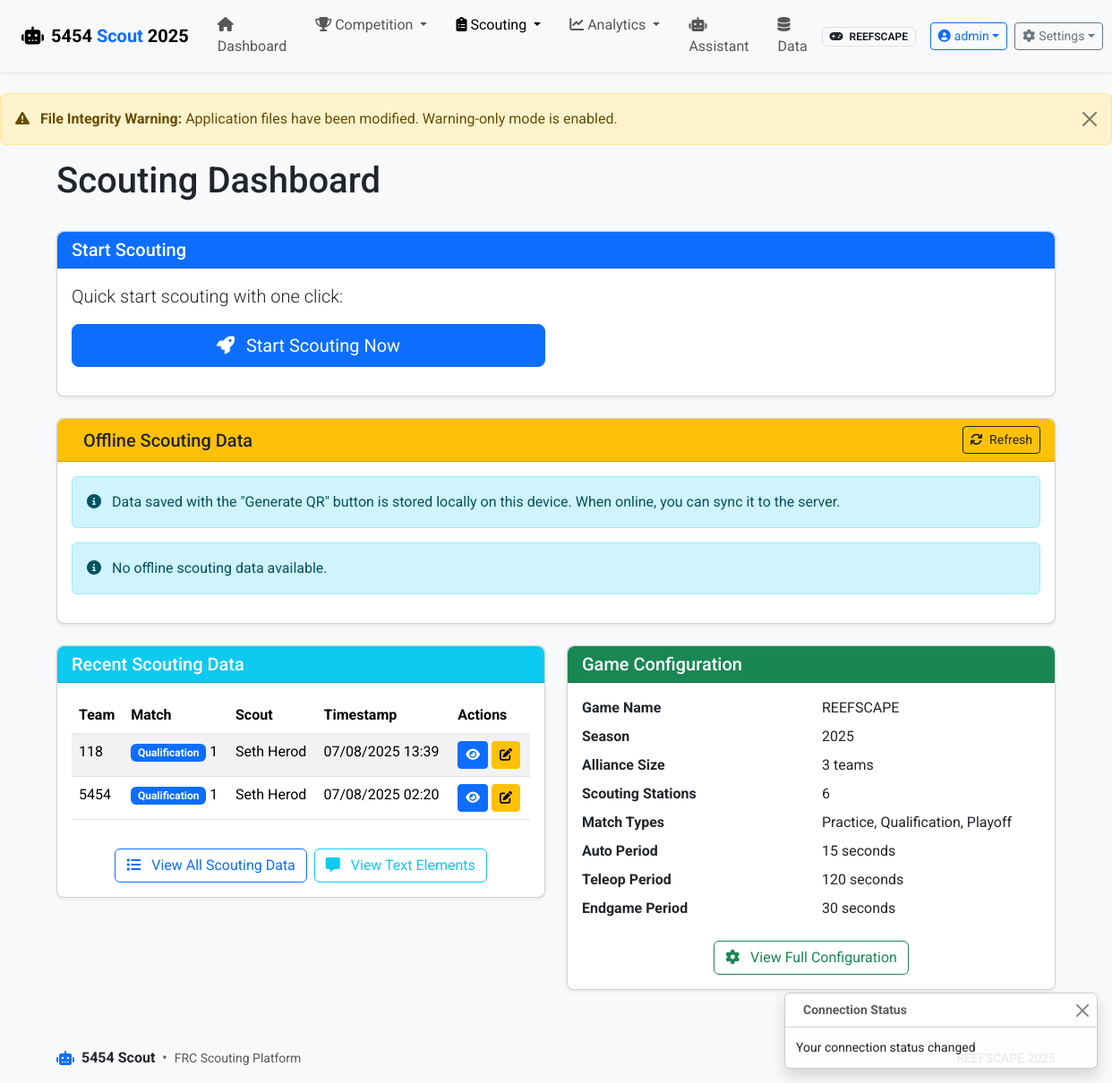
/scouting/ (signed in), run on an earlier commit of the app's database.
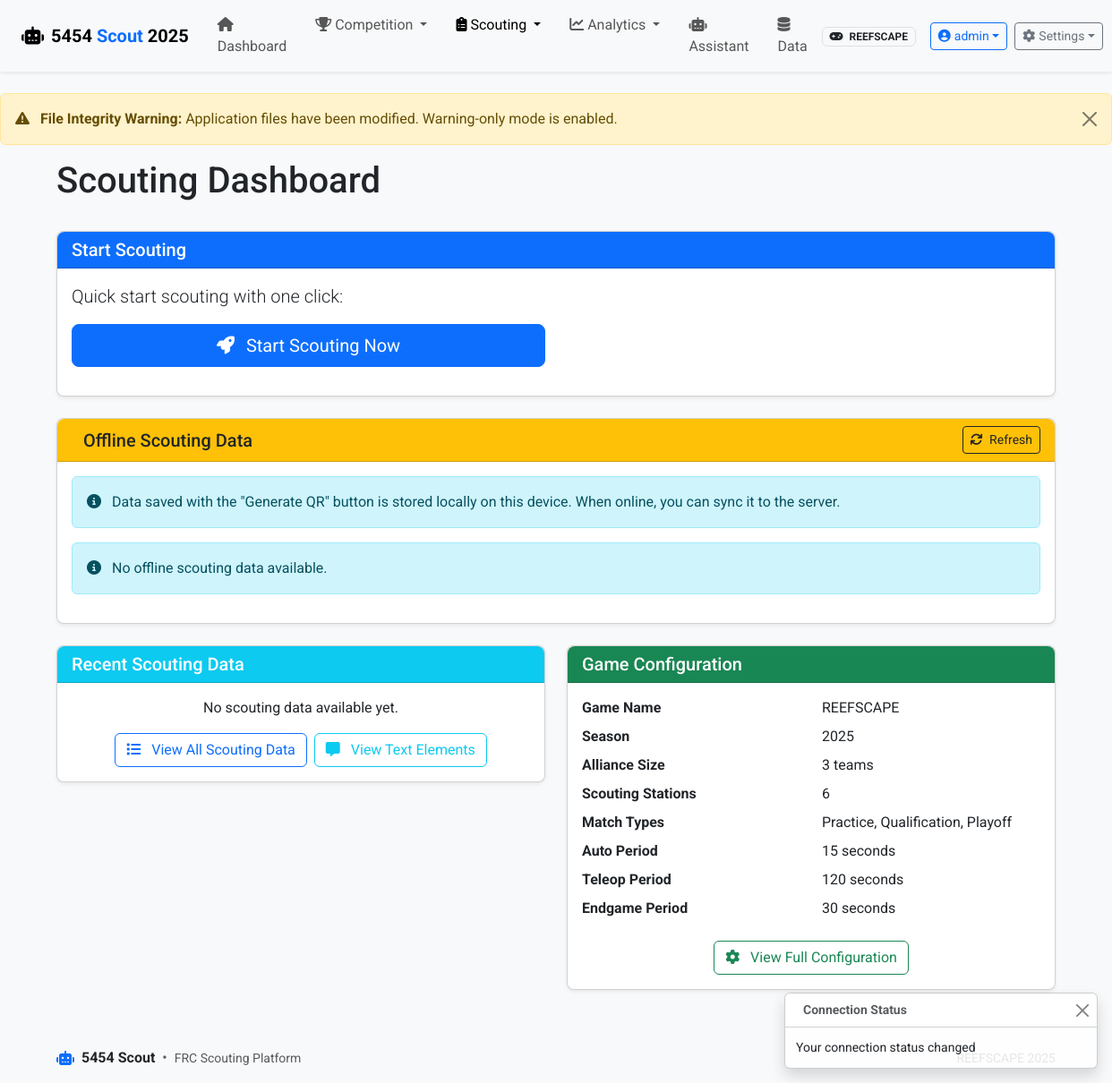
And on a later commit of the database.
### app/models.py (models this page shows, shortened)
class ScoutingData(db.Model):
    id = db.Column(db.Integer, primary_key=True)
    match_id = db.Column(db.Integer, db.ForeignKey('match.id'), nullable=False)
    team_id = db.Column(db.Integer, db.ForeignKey('team.id'), nullable=False)
    scout_name = db.Column(db.String(50))
    scouting_station = db.Column(db.Integer)
    timestamp = db.Column(db.DateTime, default=datetime.utcnow)
    alliance = db.Column(db.String(10))  # 'red' or 'blue'
    data_json = db.Column(db.Text, nullable=False)  # JSON data based on game config
    @property
    def data(self):
        """Get data as a Python dictionary"""
        return json.loads(self.data_json)
    @data.setter
    def data(self, value):
        """Store data as JSON string"""
        self.data_json = json.dumps(value)

class Team(db.Model):
    id = db.Column(db.Integer, primary_key=True)
    team_number = db.Column(db.Integer, unique=True, nullable=False)
    team_name = db.Column(db.String(100))
    location = db.Column(db.String(100))
    scouting_data = db.relationship('ScoutingData', backref='team', lazy=True)
    events = db.relationship('Event', secondary=team_event, lazy='subquery',
                           backref=db.backref('teams', lazy=True))

class Match(db.Model):
    id = db.Column(db.Integer, primary_key=True)
    match_number = db.Column(db.Integer, nullable=False)
    match_type = db.Column(db.String(20), nullable=False)
    event_id = db.Column(db.Integer, db.ForeignKey('event.id'), nullable=False)
    red_alliance = db.Column(db.String(50))  # Comma-separated team numbers
    blue_alliance = db.Column(db.String(50))  # Comma-separated team numbers
    red_score = db.Column(db.Integer)
    blue_score = db.Column(db.Integer)
    winner = db.Column(db.String(10))  # 'red', 'blue', or 'tie'
    timestamp = db.Column(db.DateTime, default=datetime.utcnow)
    scouting_data = db.relationship('ScoutingData', backref='match', lazy=True)

### app/routes/scouting.py (the view)
@bp.route('/')
@login_required
def index():
    game_config = current_app.config['GAME_CONFIG']
    current_event_code = game_config.get('current_event_code')
    current_event = None
    if current_event_code:
        current_event = Event.query.filter_by(code=current_event_code).first()
    if current_event:
        teams = current_event.teams
    else:
        teams = []  # No teams if no current event is set
    match_type_order = {
        'practice': 1,
        'qualification': 2,
        'qualifier': 2,  # Alternative name for qualification matches
        'playoff': 3,
        'elimination': 3,  # Alternative name for playoff matches
    }
    if current_event:
        all_matches = Match.query.filter_by(event_id=current_event.id).all()
    else:
        all_matches = Match.query.all()
    matches = sorted(all_matches, key=lambda m: (
        match_type_order.get(m.match_type.lower(), 99),  # Unknown types go to the end
        m.match_number
    ))
    recent_scouting_data = ScoutingData.query.order_by(ScoutingData.timestamp.desc()).limit(5).all()
    return render_template('scouting/index.html',
                          teams=teams,
                          matches=matches,
                          scouting_data=recent_scouting_data,
                          game_config=game_config)

### app/models.py (called while the page is built)
    def has_role(self, role_name):
        return any(role.name == role_name for role in self.roles)

### app/routes/auth.py (called while the page is built)
@bp.app_context_processor
def inject_auth_vars():
    return {
        'current_user': current_user,
        'user_has_role': lambda role: current_user.is_authenticated and current_user.has_role(role)
    }

### run.py (called while the page is built)
@app.before_request
def check_first_run():
    if not User.query.first() and request.path != '/auth/login':
        flash('Database is being initialized. Please wait...', 'info')
        return redirect(url_for('auth.login'))

### app/templates/scouting/index.html (shortened to what the changed rows need)
{% extends 'base.html' %}
{% block heading %}Scouting Dashboard{% endblock %}
{% block content %}
<div class="row">
    <div class="col-md-6 mb-4">
        <div class="card {% if current_user.has_role('scout') and not current_user.has_role('analytics') and not current_user.has_role('admin') %}bg-light text-muted{% endif %}">
            <div class="card-body">
                {% set recent_data = scouting_data|default([]) %}
                {% if recent_data %}
                <div class="table-responsive">
                    <table class="table {% if current_user.has_role('scout') and not current_user.has_role('analytics') and not current_user.has_role('admin') %}table-secondary{% else %}table-striped table-hover{% endif %}">
                        <thead>
                            <tr>
                                <th>Team</th>
                                <th>Match</th>
                                <th>Scout</th>
                                <th>Timestamp</th>
                                <th>Actions</th>
                            </tr>
                        </thead>
                        <tbody>
                            {% for data in recent_data %}
                            <tr>
                                <td>{{ data.team.team_number }}</td>
                                <td>
                                    <span class="badge {% if data.match.match_type == 'Qualification' %}bg-primary{% elif data.match.match_type == 'Playoff' %}bg-danger{% elif data.match.match_type == 'Practice' %}bg-success{% else %}bg-secondary{% endif %}">
                                        {{ data.match.match_type }}
                                    </span>
                                    {{ data.match.match_number }}
                                </td>
                                <td>{{ data.scout_name }}</td>
                                <td>{{ data.timestamp.strftime('%m/%d/%Y %H:%M') }}</td>
                                <td>
                                    <a href="{{ url_for('scouting.view_data', id=data.id) }}" class="btn btn-sm btn-primary ">
                                        <i class="fas fa-eye"></i>
                                    </a>
                                    <a href="{{ url_for('scouting.scouting_form', team_id=data.team_id, match_id=data.match_id) }}" class="btn btn-sm btn-warning ">
                                        <i class="fas fa-edit"></i>
                                    </a>
                                </td>
                            </tr>
                            {% endfor %}
                        </tbody>
                    </table>
                </div>
                {% else %}
                <p class="text-center">No scouting data available yet.</p>
                {% endif %}
                <div class="text-center mt-3">
                    <div class="d-grid gap-2 d-md-flex justify-content-md-center">
                    </div>
                </div>
            </div>
        </div>
    </div>
</div>
{% endblock %}

What changed in the data, as far as the page shows it:
removed ScoutingData: team.team_number "118", match.match_type "Qualification", match.match_number "1", scout_name "Seth Herod", timestamp "07/08/2025 13:39"
removed ScoutingData: team.team_number "5454", match.match_type "Qualification", match.match_number "1", scout_name "Seth Herod", timestamp "07/08/2025 02:20"
Also different on the page:
text no longer shown: "Team Match Scout Timestamp Actions"
text now shown: "No scouting data available yet."
